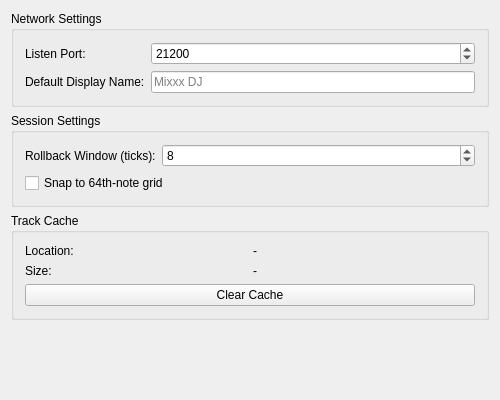
<?xml version="1.0" encoding="UTF-8"?>
<ui version="4.0">
 <class>DlgPrefNetmixDlg</class>
 <widget class="QWidget" name="DlgPrefNetmixDlg">
  <property name="geometry">
   <rect>
    <x>0</x>
    <y>0</y>
    <width>500</width>
    <height>400</height>
   </rect>
  </property>
  <property name="windowTitle">
   <string>Net Mix Preferences</string>
  </property>
  <layout class="QVBoxLayout" name="verticalLayout">
   <item>
    <widget class="QGroupBox" name="groupBoxNetwork">
     <property name="title">
      <string>Network Settings</string>
     </property>
     <layout class="QFormLayout" name="formLayoutNetwork">
      <item row="0" column="0">
       <widget class="QLabel" name="labelPort">
        <property name="text">
         <string>Listen Port:</string>
        </property>
        <property name="buddy">
         <cstring>portSpinBox</cstring>
        </property>
       </widget>
      </item>
      <item row="0" column="1">
       <widget class="QSpinBox" name="portSpinBox">
        <property name="minimum">
         <number>1024</number>
        </property>
        <property name="maximum">
         <number>65535</number>
        </property>
        <property name="value">
         <number>21200</number>
        </property>
       </widget>
      </item>
      <item row="1" column="0">
       <widget class="QLabel" name="labelDisplayName">
        <property name="text">
         <string>Default Display Name:</string>
        </property>
        <property name="buddy">
         <cstring>displayNameEdit</cstring>
        </property>
       </widget>
      </item>
      <item row="1" column="1">
       <widget class="QLineEdit" name="displayNameEdit">
        <property name="placeholderText">
         <string>Mixxx DJ</string>
        </property>
       </widget>
      </item>
     </layout>
    </widget>
   </item>
   <item>
    <widget class="QGroupBox" name="groupBoxSession">
     <property name="title">
      <string>Session Settings</string>
     </property>
     <layout class="QFormLayout" name="formLayoutSession">
      <item row="0" column="0">
       <widget class="QLabel" name="labelRollbackWindow">
        <property name="text">
         <string>Rollback Window (ticks):</string>
        </property>
        <property name="buddy">
         <cstring>rollbackWindowSpinBox</cstring>
        </property>
       </widget>
      </item>
      <item row="0" column="1">
       <widget class="QSpinBox" name="rollbackWindowSpinBox">
        <property name="minimum">
         <number>1</number>
        </property>
        <property name="maximum">
         <number>30</number>
        </property>
        <property name="value">
         <number>8</number>
        </property>
       </widget>
      </item>
      <item row="1" column="0" colspan="2">
       <widget class="QCheckBox" name="quantizeCheckBox">
        <property name="text">
         <string>Snap to 64th-note grid</string>
        </property>
       </widget>
      </item>
     </layout>
    </widget>
   </item>
   <item>
    <widget class="QGroupBox" name="groupBoxCache">
     <property name="title">
      <string>Track Cache</string>
     </property>
     <layout class="QGridLayout" name="gridLayoutCache">
      <item row="0" column="0">
       <widget class="QLabel" name="labelCachePath">
        <property name="text">
         <string>Location:</string>
        </property>
       </widget>
      </item>
      <item row="0" column="1">
       <widget class="QLabel" name="cachePathLabel">
        <property name="text">
         <string>-</string>
        </property>
        <property name="textInteractionFlags">
         <set>Qt::TextSelectableByMouse</set>
        </property>
       </widget>
      </item>
      <item row="1" column="0">
       <widget class="QLabel" name="labelCacheSize">
        <property name="text">
         <string>Size:</string>
        </property>
       </widget>
      </item>
      <item row="1" column="1">
       <widget class="QLabel" name="cacheSizeLabel">
        <property name="text">
         <string>-</string>
        </property>
       </widget>
      </item>
      <item row="2" column="0" colspan="2">
       <widget class="QPushButton" name="clearCacheButton">
        <property name="text">
         <string>Clear Cache</string>
        </property>
       </widget>
      </item>
     </layout>
    </widget>
   </item>
   <item>
    <spacer name="verticalSpacer">
     <property name="orientation">
      <enum>Qt::Vertical</enum>
     </property>
     <property name="sizeHint" stdset="0">
      <size>
       <width>20</width>
       <height>40</height>
      </size>
     </property>
    </spacer>
   </item>
  </layout>
 </widget>
 <layoutdefault spacing="6" margin="11"/>
 <resources/>
 <connections/>
</ui>
